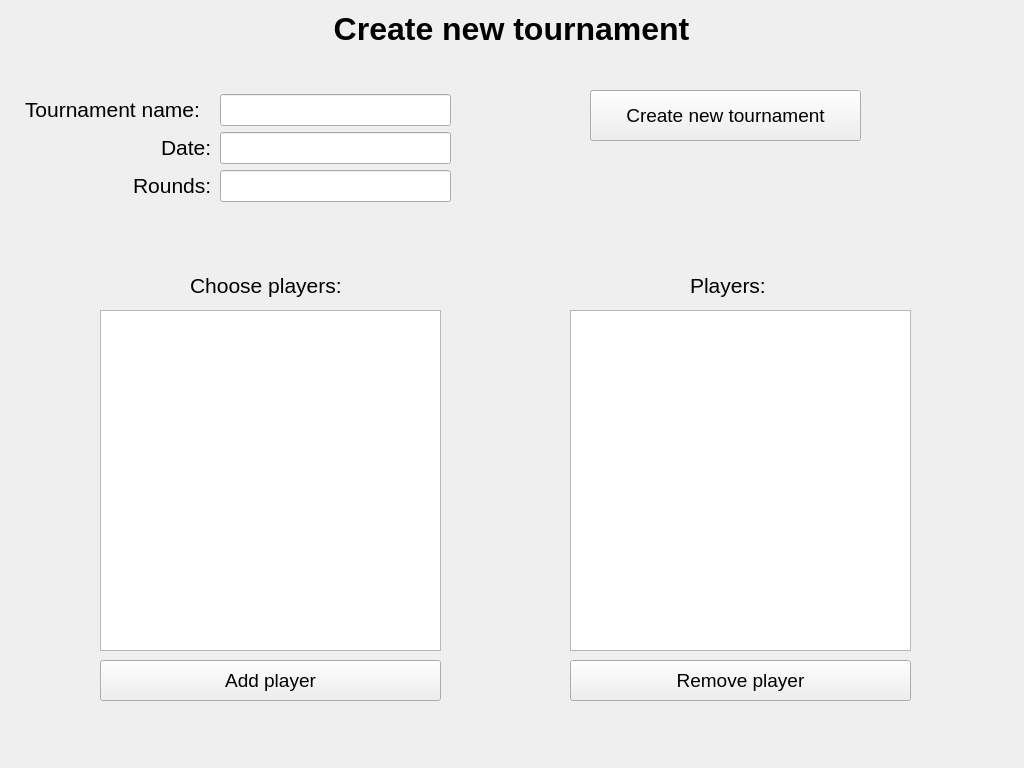
<?xml version="1.0" encoding="UTF-8"?>
<ui version="4.0">
 <class>CreateTournament</class>
 <widget class="QWidget" name="CreateTournament">
  <property name="geometry">
   <rect>
    <x>0</x>
    <y>0</y>
    <width>1024</width>
    <height>768</height>
   </rect>
  </property>
  <property name="font">
   <font>
    <pointsize>14</pointsize>
   </font>
  </property>
  <property name="windowTitle">
   <string>Form</string>
  </property>
  <widget class="QLabel" name="create_tournament_title">
   <property name="geometry">
    <rect>
     <x>6</x>
     <y>6</y>
     <width>1011</width>
     <height>45</height>
    </rect>
   </property>
   <property name="font">
    <font>
     <pointsize>24</pointsize>
     <weight>75</weight>
     <bold>true</bold>
    </font>
   </property>
   <property name="text">
    <string>Create new tournament</string>
   </property>
   <property name="alignment">
    <set>Qt::AlignCenter</set>
   </property>
  </widget>
  <widget class="QLabel" name="tournament_name_label">
   <property name="geometry">
    <rect>
     <x>25</x>
     <y>94</y>
     <width>189</width>
     <height>30</height>
    </rect>
   </property>
   <property name="font">
    <font>
     <pointsize>16</pointsize>
    </font>
   </property>
   <property name="text">
    <string>Tournament name:</string>
   </property>
  </widget>
  <widget class="QLineEdit" name="tournament_name_edit">
   <property name="geometry">
    <rect>
     <x>220</x>
     <y>94</y>
     <width>231</width>
     <height>32</height>
    </rect>
   </property>
  </widget>
  <widget class="QLabel" name="tournament_date_label">
   <property name="geometry">
    <rect>
     <x>161</x>
     <y>132</y>
     <width>53</width>
     <height>30</height>
    </rect>
   </property>
   <property name="font">
    <font>
     <pointsize>16</pointsize>
    </font>
   </property>
   <property name="text">
    <string>Date:</string>
   </property>
  </widget>
  <widget class="QLineEdit" name="tournament_date_edit">
   <property name="geometry">
    <rect>
     <x>220</x>
     <y>132</y>
     <width>231</width>
     <height>32</height>
    </rect>
   </property>
  </widget>
  <widget class="QLabel" name="tournament_rounds_label">
   <property name="geometry">
    <rect>
     <x>133</x>
     <y>170</y>
     <width>81</width>
     <height>30</height>
    </rect>
   </property>
   <property name="font">
    <font>
     <pointsize>16</pointsize>
    </font>
   </property>
   <property name="text">
    <string>Rounds:</string>
   </property>
  </widget>
  <widget class="QLineEdit" name="tournament_rounds_edit">
   <property name="geometry">
    <rect>
     <x>220</x>
     <y>170</y>
     <width>231</width>
     <height>32</height>
    </rect>
   </property>
  </widget>
  <widget class="QPushButton" name="add_player_button">
   <property name="geometry">
    <rect>
     <x>100</x>
     <y>660</y>
     <width>341</width>
     <height>41</height>
    </rect>
   </property>
   <property name="text">
    <string>Add player</string>
   </property>
  </widget>
  <widget class="QLabel" name="label_2">
   <property name="geometry">
    <rect>
     <x>690</x>
     <y>270</y>
     <width>131</width>
     <height>31</height>
    </rect>
   </property>
   <property name="font">
    <font>
     <pointsize>16</pointsize>
    </font>
   </property>
   <property name="text">
    <string>Players: </string>
   </property>
  </widget>
  <widget class="QListWidget" name="delete_player_list">
   <property name="geometry">
    <rect>
     <x>570</x>
     <y>310</y>
     <width>341</width>
     <height>341</height>
    </rect>
   </property>
  </widget>
  <widget class="QPushButton" name="delete_player_button">
   <property name="geometry">
    <rect>
     <x>570</x>
     <y>660</y>
     <width>341</width>
     <height>41</height>
    </rect>
   </property>
   <property name="text">
    <string>Remove player</string>
   </property>
  </widget>
  <widget class="QPushButton" name="create_tournament_button">
   <property name="geometry">
    <rect>
     <x>590</x>
     <y>90</y>
     <width>271</width>
     <height>51</height>
    </rect>
   </property>
   <property name="text">
    <string>Create new tournament</string>
   </property>
  </widget>
  <widget class="QListWidget" name="choose_player_list">
   <property name="geometry">
    <rect>
     <x>100</x>
     <y>310</y>
     <width>341</width>
     <height>341</height>
    </rect>
   </property>
  </widget>
  <widget class="QLabel" name="label">
   <property name="geometry">
    <rect>
     <x>190</x>
     <y>270</y>
     <width>156</width>
     <height>30</height>
    </rect>
   </property>
   <property name="font">
    <font>
     <pointsize>16</pointsize>
    </font>
   </property>
   <property name="text">
    <string>Choose players:</string>
   </property>
  </widget>
 </widget>
 <resources/>
 <connections/>
</ui>
